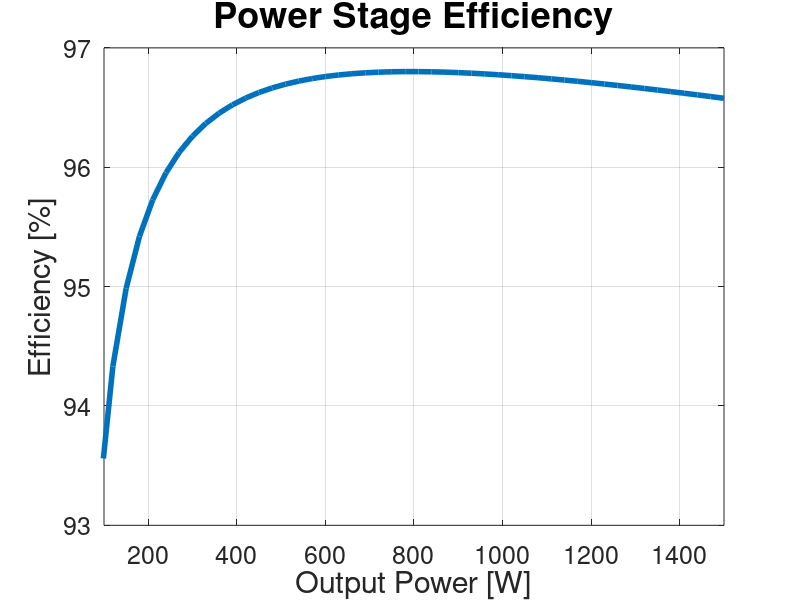

MATLAB code to generate this figure:
%% Total Power Stage Power Losses Across All Output Powers
clear, close all, clc;


%% Converter properties
fs = 200*10^3; % [Hz]
Ts = 1/fs; % [s]
Vin = 130; % [V]
Vout = 60; % [V]
Iout = 25; % [A]
n_trafo = 0.5;

% For changing both output voltage and current
%D = 0.01:0.01:0.49;
%Rout = Vout/Iout; % [Ohm]
%Vout = 2*Vin*n_trafo*D; % [V]
%Iout = Vout./Rout; % [A]

% For changing only output current
D = 0.4615;
Iout = 0.5:0.5:25;
Rout = Vout./Iout;


%% Transformer core properties
mu_0 = 1.25663706*10^-6;
mu_r_fe = 1690;
Ae = 178 * 10^-6; % [m]
le = 97 * 10^-3; % [m]
Ve = 17300 * 10^-9; % [m]

% Steinmetz
Kc = 0.009498;
alpha = 1.424;
beta = 2.383;
Ki = Kc/(2^(beta-1)*pi^(alpha-1)*(1.1044+6.8244/(alpha+1.354)));

w_foil_p = 18*10^-3; % [m]
t_foil_p = 0.15*10^-3; % [m]
w_foil_s = w_foil_p; % [m]
t_foil_s = 0.3*10^-3; % [m]
t_kapton = 0.055*10^-3; % [m]


%% Inductor core properties
% EPCOS TDK, E32/16/9, N87
% approx. 1mm airgap
AL = 145e-9;
Ae_l = 83e-6;
Ve_l = 6140e-9;
%h_window = (22.7e-3 - 9.5e-3)/2;
h_window = 6e-3;
la = 11.6e-3; 
lb = 11.6e-3;
w_bobbin = 21.9e-3-2*0.9e-3;
w = 18e-3; % foil width

%% Physical properties
T = 70; % [C]
mu_r_cu = 0.999994;
rho_cu = 1.68*10^-8*(1+0.003862*(T-20)); % [Ohm/m]

% Penetration depth
delta_w = sqrt(rho_cu/(pi*fs*mu_0*mu_r_cu)); % [m]


%% Inductor parameters
% Currents
IL_avg = Iout;
pIL = 0.2;
dIL = IL_avg*pIL;

% Inductor inductance
L = (Vin.*n_trafo-Vout)./dIL.*D.*1./(2.*fs);
%L = 4e-6;       % Adding a margin

%dIL = (Vin.*n_trafo-Vout)./L.*D.*1/(2.*fs)   % new dIL
%IL_rms = sqrt(IL_avg.^2 + ((dIL./2)/sqrt(3)).^2);
%IC_rms = 1/sqrt(3).*dIL./2;

% Capacitor capacitance
dQ = 0.5 .* dIL/2 .* 0.5.*Ts./2;
pVo = 0.01;
dVo = Vout.*pVo;
Co = dQ./dVo;
%Co./3.3e-6;

% Capacitor max ESR
ESR_max = dVo./dIL;


%%%%%%%%%%%%%%%%%%%%% Parameters %%%%%%%%%%%%%%%%%%%%%
%N = ceil(sqrt(L/AL))
N = 6;
Pv_l = 16.5e3; % W/m^3 read at D = 0.25 N = 6
%L = N^2*AL;
L = 4.5e-6; % Measured
% Calculating currents again based on actual L
dIL = (Vin.*n_trafo-Vout)./L.*D.*1./(2.*fs);   % new dIL
IL_rms = sqrt(IL_avg.^2 + ((dIL./2)/sqrt(3)).^2);
IC_rms = 1/sqrt(3).*dIL./2;
m = 1:N;

h_tape = 0.055e-3*2;
h = 0.4e-3;
h_free_window = h_window - (N*h+N*h_tape);
l_creepage = h_free_window + (w_bobbin - w);

%%%%%%%%%%%%%%%%%%%%% R_DC & P_DC %%%%%%%%%%%%%%%%%%%%%
for i = 1:length(h)
    k = 0;
    for j = 1:length(m)
        lw(i,j) = la*2+lb*2 + k*8*(h+h_tape);
        k = k+1;
    end
end
rho = 1.68 * 10^(-8);
A = w*h;

R_DCj = rho*lw./A;
for i = 1:length(h)
    R_DC(i,1) = sum(R_DCj(i,:));
end

% R_DCj = [layer1,h1 layer2,h1 ...
%          layer1,h2 layer2,h2 ...
% R_DC = [h1; h2; h3; h4]
%R_DC
P_DC = R_DC.*IL_avg.^2;

%%%%%%%%%%%%%%%%%%%%% R_AC & P_AC %%%%%%%%%%%%%%%%%%%%%
T = 50; % degrees C
rho_w = 1.68e-8*(1+0.003862*(T-20));
mu_0 = 4e-7*pi;
skindepth = sqrt(rho_w/(pi*mu_0*2*fs));
phi = h/skindepth;
%FR = 0;

% for i = 1:length(m)
%     FR_j(m) = phi/2 * ((exp(phi)-exp(-phi))/2+sind(phi))/((exp(phi)+exp(-phi))/2-cosd(phi)) + ...
%            phi/2*(2*m(i)-1)^2*((exp(phi)-exp(-phi))/2-sind(phi))/((exp(phi)+exp(-phi))/2+cosd(phi));
% end
for i = 1:length(m)
    FR_j(m) = phi/2 * (( sinh(phi) + sin(phi) ) / ( cosh(phi) - cos(phi) )) ...
            + phi/2 * (2 * m(i) - 1)^2 ...
            * (( sinh(phi) - sin(phi) ) / ( cosh(phi) + cos(phi) )); 
end
% FR_j_array: [FR_1(h1) FR_2(h1) FR_3(h1) FR_4(h1); 
%              FR_1(h2) FR_2(h2) FR_3(h2) FR_4(h2); ...

R_ACj = FR_j .* R_DCj;
for i= 1:length(h)
    R_AC(i,1) = sum(R_ACj(i,:));
end 

% R_ACj = [layer1,h1 layer2,h1 ...
%          layer1,h2 layer2,h2 ...
% R_AC = [h1; h2; h3; h4]
%R_AC
P_AC = R_AC.*IC_rms.^2;

% figure(1)
% plot(h*1e3,(R_DC*1e3)', h*1e3,FR_array, h*1e3,(R_AC*1e3)')
% legend('R_{DC}', 'F_R', 'R_{AC}', 'Location', 'NorthWest')
% xlabel('h_{foil} [mm]')
% ylabel('F_R, R_{DC} [m\Omega], R_{AC} [m\Omega]')

%%%%%%%%%%%%%%%%%%%%% Intra-winding Capacitance %%%%%%%%%%%%%%%%%%%%%
%V1 = Vin.*n_trafo;
k = 0;
for i = 1:(length(m)+1)
    V(:,i) = Vin*n_trafo - k.*(Vin*n_trafo-Vout)./length(m);
    k = k+1;
end

for j = 1:1:size(V,1)
    for i = 1:(length(m)-1)
        Vaj(j,i) = V(j,i+1)-V(j,i);
        Vbj(j,i) = V(j,i+2)-V(j,i+1);
    end
end

epsi_0 = 8.85419e-12;
epsi_r = 3.4;
V_tot = Vin*n_trafo;

for i = 1:1:size(V,1)
    for j = 1:(length(m)-1)
        Cdmj(i,j) = w*lw(j+1)/h_tape*(Vaj(i,j).^2+Vaj(i,j).*Vbj(i,j)+Vbj(i,j).^2);
    end
end

for i = 1:1:size(V,1)
    Cdm(i,1) = epsi_0*epsi_r/(3*V_tot^2) * sum(Cdmj(i,:));
end

%Cdm
P_Cdm = Cdm.*V_tot.^2.*2.*fs;
%P_Cdm = 0.5*Cdm*V_tot^2*2*fs;

%%%%%%%%%%%%%%%%%%%%% Leakage Inductance %%%%%%%%%%%%%%%%%%%%%
Nrow = 1;
I_tot = IL_avg;
m = 0:1:length(m);

I_enclosed = (m'*IL_avg)';
i = 1;
Lj = lw(i,1)*h./(3*Nrow*w) * (I_enclosed(1)^2);
for i = 1:length(V)
    for j = 1:length(m)-1
        Lj(i,j) = lw(j)*h./(3*Nrow*w) .* (I_enclosed(i,j).^2 + I_enclosed(i,j).*I_enclosed(i,j+1)+I_enclosed(i,j+1).^2);
    end
end

for i = 1:length(V)
    for j = 1:length(m)-1
        Lj_insul(i,j) = lw(j)*h./w .* (I_enclosed(i,j+1)).^2;
    end
end

for i = 1:length(V)
    L_llk(i) = mu_0./(I_tot(i).^2).*(sum(Lj(i,:)) + sum(Lj_insul(i,:)));
end


%%%%%%%%%%%%%%%%%%%%% Core Loss %%%%%%%%%%%%%%%%%%%%%

dB = D.*(Vin.*n_trafo-Vout)./(N.*Ae_l.*2.*fs);
Bpk = L.*(IL_avg+dIL./2)./(N.*Ae_l); % 127mT

Kc_l = 0.009836;
alpha_l = 1.475;
beta_l = 2.592;

Ki_l = Kc_l/(2^(beta_l-1)*pi^(alpha_l-1)*(1.1044+6.8244/(alpha_l+1.354)));

Pv_l = Ki_l.*(dB/2).^beta_l.*2.*fs.^alpha_l.*(2.*D.^(1-alpha_l) + (1-(2.*D))^(1-alpha_l)) .* 1000;
Pv_l = double(Pv_l);

P_core = Pv_l*Ve_l;

%%%%%%%%%%%%%%%%%%%%% Total Losses %%%%%%%%%%%%%%%%%%%%%
P_L = P_Cdm + P_DC + P_AC + P_core;


%% Transformer stackup properties
% Stackup definition, assuming none in parallel
Nrow = 1;

% Stackup for EPCOS TDK E42/21/15
stackup = [1, t_foil_p, 1, w_foil_p;
           2, t_foil_s, 0.5, w_foil_s;
           1, t_foil_p, 1, w_foil_p;
           1, t_foil_p, 1, w_foil_p;
           2, t_foil_s, 0.5, w_foil_s;
           1, t_foil_p, 1, w_foil_p;
           1, t_foil_p, 1, w_foil_p;
           2, t_foil_s, 0.5, w_foil_s;
           1, t_foil_p, 1, w_foil_p;
           1, t_foil_p, 1, w_foil_p;
           2, t_foil_s, 0.5, w_foil_s;
           1, t_foil_p, 1, w_foil_p;
           1, t_foil_p, 1, w_foil_p;
           2, t_foil_s, 0.5, w_foil_s;
           1, t_foil_p, 1, w_foil_p;];
       
% Find isolation thickness between each layer
for i = 1:1:length(stackup)
    if (stackup(i) == 1 && stackup(i+1) == 2) || (stackup(i) == 2 && stackup(i+1) == 1)
        t_iso(i) = 3*t_kapton;
    else
        t_iso(i) = 2*t_kapton;
    end
end
       
% Find length of each turn
w_bobbin_wind = 0.0174; % [m]
h_bobbin_wind = 0.0151; % [m]
ln(1) = 2*w_bobbin_wind + 2*h_bobbin_wind;
for i = 2:1:length(stackup)
    ln(i) = ln(i-1) + ((t_iso(i-1) + stackup(length(stackup)+(i-1))) * 8);
end

% Winding summation
Np = 0;
Ns = 0;
k_p = 1;
k_s = 1;
for i = 1:1:length(stackup)
    if stackup(i) == 1
        Np = Np + 1;
        ln_p(k_p) = ln(i);
        k_p = k_p + 1;
    elseif stackup(i) == 2
        Ns = Ns + 1;
        ln_s(k_s) = ln(i);
        k_s = k_s + 1;
    end
end

n_trafo = Ns/Np;

Delta_B = (D * Vin)/(Np * Ae * fs);

% Find currents of each winding in stackup
for i = 1:1:length(stackup)
    if stackup(i) == 1
        I_stackup(i) = 1;
    elseif stackup(i) == 2
        I_stackup(i) = -1/n_trafo;
    end
end


%% Transformer parameters

for i = 1:1:length(stackup) % Calculate phi from copper thickness
    phi_j(i) = stackup(length(stackup)+i)/(delta_w);
end

% Magnetizing inductance
Lm = (mu_0*mu_r_fe*Ae*Np^2)/le;
Im = (D*(1/fs)*Vin)/Lm;

Ip = Iout .* 2.*D .* n_trafo + Im./2;


% DC resistances
R_DC_jp = rho_cu * ln_p / (w_foil_p*t_foil_p);
R_DC_p = sum(R_DC_jp);
R_DC_js = rho_cu * ln_s / (w_foil_s*t_foil_s);
R_DC_s = sum(R_DC_js);

% AC-to-DC resistance factor
for j = 1:1:length(phi_j)
    Fr_j(j) = phi_j(j)/2 * (( sinh(phi_j(j)) + sin(phi_j(j)) ) / ( cosh(phi_j(j)) - cos(phi_j(j)) )) ...
            + phi_j(j)/2 * (2 * stackup(length(stackup)*2+j) - 1)^2 ...
            * (( sinh(phi_j(j)) - sin(phi_j(j)) ) / ( cosh(phi_j(j)) + cos(phi_j(j)) ));
end

% Total AC resistance
k_p = 1;
k_s = 1;
for j = 1:1:length(Fr_j)
    if stackup(j) == 1
        R_AC_jp(k_p) = R_DC_jp(k_p) * Fr_j(j);
        k_p = k_p + 1;
    elseif stackup(j) == 2
        R_AC_js(k_s) = R_DC_js(k_s) * Fr_j(j);
        k_s = k_s + 1;
    end
end
R_AC_p = double(sum(R_AC_jp));
R_AC_s = double(sum(R_AC_js));


% Leakage inductance
for j = 1:1:length(Ip)
    I_enclosed(j,1) = 0;
end
for j = 1:1:length(Ip)
    for i = 2:1:length(stackup)+1  % Find enclosed current
        I_enclosed(j,i) = I_enclosed(j,i-1) + I_stackup(i-1) * Ip(j);
    end
end

for j = 1:1:length(Ip)
    for i = 1:1:length(stackup)  % Find copper inductance
        L_lkj(j,i) = (ln(i)*stackup(length(stackup)+i))/(3*Nrow*stackup(length(stackup)*3+i)) ...
                 * (I_enclosed(j,i)^2 + I_enclosed(j,i)*I_enclosed(j,i+1) + I_enclosed(j,i+1)^2);
    end
end

for j = 1:1:length(Ip)
    for i = 1:1:length(stackup)  % Find insulation inductance
        L_lkk(j,i) = ln(i)*t_iso(i)/stackup(length(stackup)*3+i) * I_enclosed(j,i+1)^2;
    end
end

for j = 1:1:length(Ip) % Calculate total leakage inductance
    L_lk(j) = double(mu_0/Ip(j)^2 * ( sum(L_lkj(j,:)) + sum(L_lkk(j,:)) )); % = Lp + Ls/n^2
end
L_lk;

% Capacitive parasitics calculated in Excel
% Capacitors do not change as function of duty cycle/output power
C_cm = 3.92359e-09;
C_dm = 1.11762e-10;


%% Transformer losses

Delta_I = dIL;
% AC resistance losses
u_s1 = 1/3.*((Iout+Delta_I./2).^2 + (Iout+Delta_I./2).*(Iout-Delta_I./2) + (Iout-Delta_I./2).^2);
u_s2 = 1/3.*(((Iout+Delta_I./2)./2).^2 + ((Iout+Delta_I./2)/2).*((Iout-Delta_I./2)/2) + ((Iout-Delta_I./2)./2).^2);
I_RMS_s = sqrt(D.*u_s1+(0.5-D).*2.*u_s2);

u1_m = 1/3*(-Im/2).^2; u2_m = 1/3*(Im/2).^2;
I_RMS_m = sqrt((D./2).*u1_m+(D./2).*u2_m+((1-D)./2).*u2_m+((1-D)./2).*u1_m);
I_RMS_p = I_RMS_s*n_trafo + I_RMS_m;

P_Rac_p = R_AC_p * I_RMS_p.^2;
P_Rac_s = R_AC_s .* I_RMS_s.^2;
P_cu = P_Rac_p + P_Rac_s;

% Core loss
Pv = Ki .* (Delta_B/2).^beta .* fs.^alpha .* (2.*D^(1-alpha)) .* 1000; % [W/m3] % For EPCOS TDK, push-pull, from Magnetic Design Tool
P_fe = Pv .* Ve;

% Inductance loss
P_llk = L_lk .* n_trafo.^2 .* (Iout + Delta_I./2).^2 .* fs;

% Capacitive loss
P_cdm = C_dm * Vin^2 * fs;

% Total transformer loss
P_trafo = P_cu + P_fe + P_llk + P_cdm;


%% Gate drive circuit
% Gate charges
Qg_p = 13.6*10^-9; Qg_s = 8*10^-9;

% Gate resistances
R_DSON_N = 0.6; R_DSON_P = 0.8;

R_on = 8.2; R_on_p = R_on + 0.4; R_on_s = R_on + 0.6;
R_off = 0; R_off_p = R_off + 0.4; R_off_s = R_off + 0.6;

% Gate driver supplies
V_DD_p = 5; GND_p = -2;
V_DD_s = 6; GND_s = -2;

% Thermal resistance
Rth_ja = 45;

P_gate_p = Qg_p * (V_DD_p - GND_p)^2 * fs * 4; P_gate_s = Qg_s * (V_DD_s - GND_s)^2 * fs * 4;

P_adum_p = P_gate_p * (0.5*(R_DSON_P/(R_on_p+R_DSON_P)) + 0.5*(R_DSON_N/(R_off_p+R_DSON_N)));
P_adum_s = P_gate_s * (0.5*(R_DSON_P/(R_on_s+R_DSON_P)) + 0.5*(R_DSON_N/(R_off_p+R_DSON_N)));

T_adum_p = Rth_ja * 2 * P_adum_p; T_adum_s = Rth_ja * 2 * P_adum_s;


%% FET losses

Vo = Vout;
Io = Iout;
Po = Vo.*Io;
Iin = Ip; 
n = n_trafo;
d = D;
deltaI_L = dIL;
Ilmax = Io+deltaI_L./2;
Ilmin = Io-deltaI_L./2;
Iswmax = Ilmax.*n;
Iswmin=Ilmin.*n;


% Primary
    IpriRMS = I_RMS_p;
    
    I_D_turnon      = n.*Ilmin;
    I_D_turnoff     = n.*Ilmax;
    V_DS            = Vin/2;    
    
    V_GS = V_DD_p;
    R_gext = R_on_p;
    
    % EPC2215
    %Q_Gtot  = 13.6e-9;  % typ: 13.6e-9 | max: 17.7e-9
    R_DSon  = 8e-3;     % typ: 6e-3 | max: 8e-3
    %R_DSon = 8e-3*1.24; % at 63.8 degrees
    %R_DSon = 8e-3*1.25; % at 65.5 degrees
    C_GD = 105.65e-12;
    V_TH = 1.1; % 2.5;
    C_iss_VDS = 1356e-12; % max: 1790e-12;
    R_G = R_gext;
    Q_GD = 2.1e-9;
    V_gp = 2.1;

    t_ir = R_G * C_iss_VDS*log((V_GS-V_TH)/(V_GS-V_gp));
    t_vf = R_G * C_GD * V_DS/(V_GS-V_gp);
    t_vr = R_G * C_GD * V_DS/V_gp;
    t_if = R_G * C_iss_VDS*log(V_gp/V_TH);
    
    P_sw_EPC2215  = 0.5*V_DS.*I_D_turnon*(t_ir+t_vf).*fs + 0.5*V_DS.*I_D_turnoff*(t_if+t_vr).*fs;
    P_con_EPC2215 = R_DSon * IpriRMS.^2;

    P_tot_EPC2215 = P_con_EPC2215 + P_sw_EPC2215;

    
% Secondary
    IsecRMS = I_RMS_s;

    I_D_turnon      = Ilmin/2;
    I_D_turnoff     = Ilmax/2;
    V_DS            = n.*Vin;
    
    V_GS = V_DD_s;
    R_gext = R_on_s;
    
    
    % GaN Systems: GS61008T
    %Q_Gtot  = 8e-9;     % typ: 8e-9 | max: ?
    %R_DSon  = 9.5e-3;   % typ: 7e-3 | max: 9.5e-3
    %R_DSon  = 9.5e-3*1.339; % at 66 degrees
    R_DSon  = 7e-3*1.3969; % at 71 degrees
    C_GD = 84.965e-12;
    V_TH = 1.7; % 2.6;
    C_iss_VDS = 600e-12;
    R_G = R_gext;
    Q_GD = 1.7e-9;
    V_gp = 3.5;

    t_ir = R_G * C_iss_VDS*log((V_GS-V_TH)/(V_GS-V_gp));
    t_vf = R_G * C_GD * V_DS/(V_GS-V_gp);
    t_vr = R_G * C_GD * V_DS/V_gp;
    t_if = R_G * C_iss_VDS*log(V_gp/V_TH);

    P_sw_GS61008T    = 0.5.*V_DS.*I_D_turnon.*(t_ir+t_vf).*fs + 0.5.*V_DS.*I_D_turnoff.*(t_if+t_vr).*fs;
    P_con_GS61008T   = R_DSon * IsecRMS.^2;

    P_tot_GS61008T   = P_con_GS61008T + P_sw_GS61008T;
    
    
% Total Converter Power Loss
    P_sw = (P_sw_GS61008T + P_sw_EPC2215)*4;
    P_con = (P_con_GS61008T + P_con_EPC2215)*4;
    P_FETs = P_tot_EPC2215*4 + P_tot_GS61008T*4;

    
%% FET blocking losses
I_leak_p = 0.5e-3;
I_leak_s = 50e-6;

P_leak_p = (1-D).*I_leak_p.*Vin*4;
P_leak_s = D.*I_leak_s.*Vin.*n_trafo*4;


%% FET capacitive losses



%% Efficiency curve with total losses

% Lacking: FET capacitors, body diode losses (deadtime, reverse?)

Pout = Vout.*Iout;
P_tot = P_trafo + P_gate_p + P_gate_s + P_L + P_FETs + P_leak_p + P_leak_s

eff = Pout./(Pout+P_tot)*100

figure(1)
plot(Pout, eff, 'LineWidth', 4)
xlim([100 1500])
ylim([93 97])
set(gca, 'FontSize', 18)
grid on
title('Power Stage Efficiency', 'FontSize', 26)
xlabel('Output Power [W]', 'FontSize', 22)
ylabel('Efficiency [%]', 'FontSize', 22)
